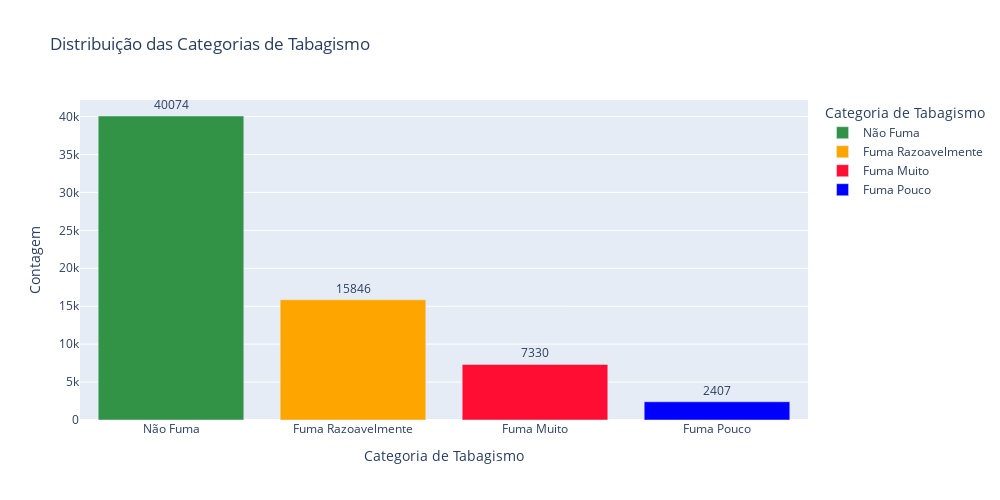

Notebook cell for this chart:
### Code cell
#Dicionario para mapeamento.
dicionario = {
    1: 'Fuma Muito',
    2: 'Fuma Razoavelmente',
    3: 'Fuma Pouco',
    4: 'Não Fuma'
}

contagem = df["Categoria_tabagismo"].value_counts().reset_index()
contagem.columns = ['Categoria_tabagismo', 'Contagem']

#mapeamento das instruções na própria coluna Instrução.
contagem['Categoria_tabagismo'] = contagem['Categoria_tabagismo'].map(dicionario)
contagem = contagem.sort_values(by='Contagem', ascending=False)

# Supondo que a coluna de nível de instrução seja 'NivelInstrucao'
fig = px.bar(
    contagem,
    x='Categoria_tabagismo',
    y='Contagem',
    labels={'count': 'Contagem', 'Categoria_tabagismo': 'Categoria de Tabagismo'},
    title='Distribuição das Categorias de Tabagismo',
    color='Categoria_tabagismo',
    text='Contagem',
    color_discrete_sequence=["#329347", "#FFA500", "#FF0D32", "#0000FF"]
)

fig.update_traces(textposition='outside')

fig.update_layout(
    width=1000,
    height=500,
)

fig.show()

### Figure 1 — Plotly figure (JSON) as saved in the notebook; plotly's stock layout.template omitted (floating-point values rounded to 4 significant figures)
{"data": [{"alignmentgroup": "True", "hovertemplate": "Categoria de Tabagismo=%{x}<br>Contagem=%{text}<extra></extra>", "legendgroup": "Não Fuma", "marker": {"color": "#329347", "pattern": {"shape": ""}}, "name": "Não Fuma", "offsetgroup": "Não Fuma", "orientation": "v", "showlegend": true, "text": [40074], "textposition": "outside", "type": "bar", "x": ["Não Fuma"], "xaxis": "x", "y": [40074], "yaxis": "y"}, {"alignmentgroup": "True", "hovertemplate": "Categoria de Tabagismo=%{x}<br>Contagem=%{text}<extra></extra>", "legendgroup": "Fuma Razoavelmente", "marker": {"color": "#FFA500", "pattern": {"shape": ""}}, "name": "Fuma Razoavelmente", "offsetgroup": "Fuma Razoavelmente", "orientation": "v", "showlegend": true, "text": [15846], "textposition": "outside", "type": "bar", "x": ["Fuma Razoavelmente"], "xaxis": "x", "y": [15846], "yaxis": "y"}, {"alignmentgroup": "True", "hovertemplate": "Categoria de Tabagismo=%{x}<br>Contagem=%{text}<extra></extra>", "legendgroup": "Fuma Muito", "marker": {"color": "#FF0D32", "pattern": {"shape": ""}}, "name": "Fuma Muito", "offsetgroup": "Fuma Muito", "orientation": "v", "showlegend": true, "text": [7330], "textposition": "outside", "type": "bar", "x": ["Fuma Muito"], "xaxis": "x", "y": [7330], "yaxis": "y"}, {"alignmentgroup": "True", "hovertemplate": "Categoria de Tabagismo=%{x}<br>Contagem=%{text}<extra></extra>", "legendgroup": "Fuma Pouco", "marker": {"color": "#0000FF", "pattern": {"shape": ""}}, "name": "Fuma Pouco", "offsetgroup": "Fuma Pouco", "orientation": "v", "showlegend": true, "text": [2407], "textposition": "outside", "type": "bar", "x": ["Fuma Pouco"], "xaxis": "x", "y": [2407], "yaxis": "y"}], "layout": {"barmode": "relative", "height": 500, "legend": {"title": {"text": "Categoria de Tabagismo"}, "tracegroupgap": 0}, "title": {"text": "Distribuição das Categorias de Tabagismo"}, "width": 1000, "xaxis": {"anchor": "y", "autorange": true, "categoryarray": ["Não Fuma", "Fuma Razoavelmente", "Fuma Muito", "Fuma Pouco"], "categoryorder": "array", "domain": [0, 1], "range": [-0.5, 3.5], "title": {"text": "Categoria de Tabagismo"}, "type": "category"}, "yaxis": {"anchor": "x", "autorange": true, "domain": [0, 1], "range": [0, 42180.0], "title": {"text": "Contagem"}, "type": "linear"}}}
